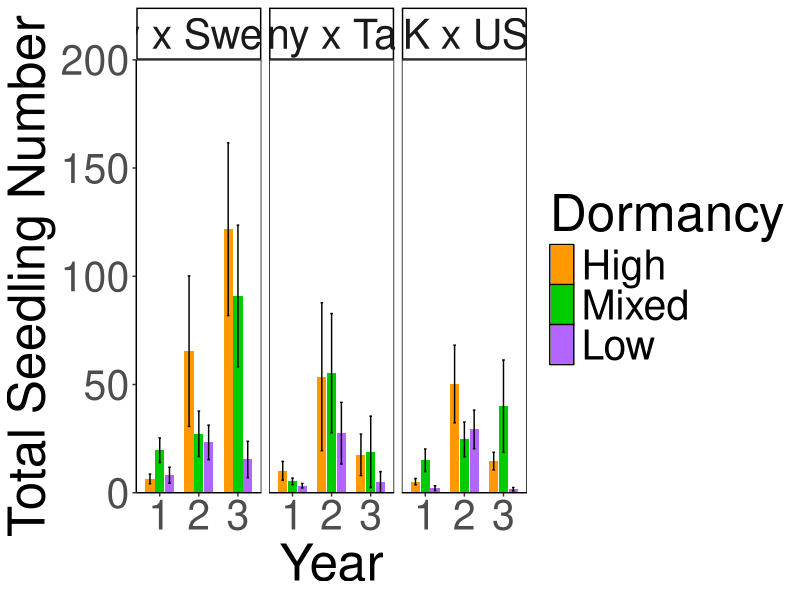
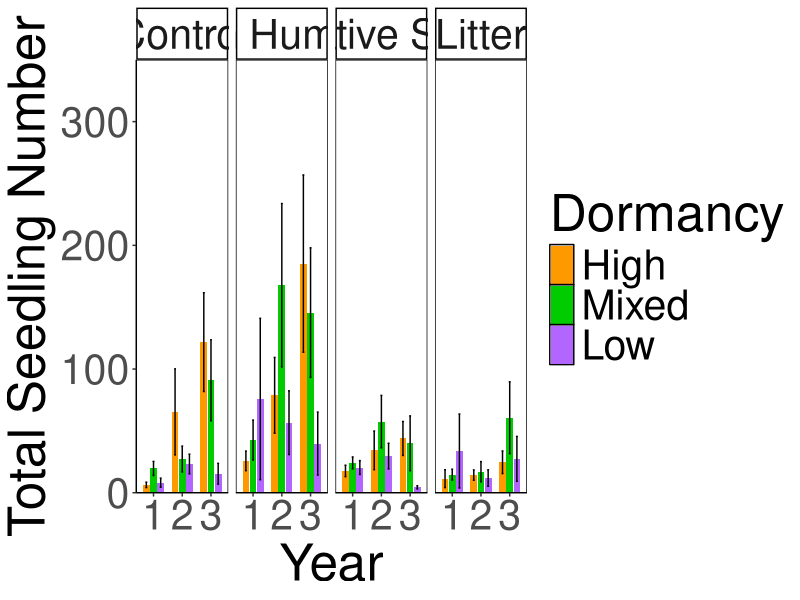
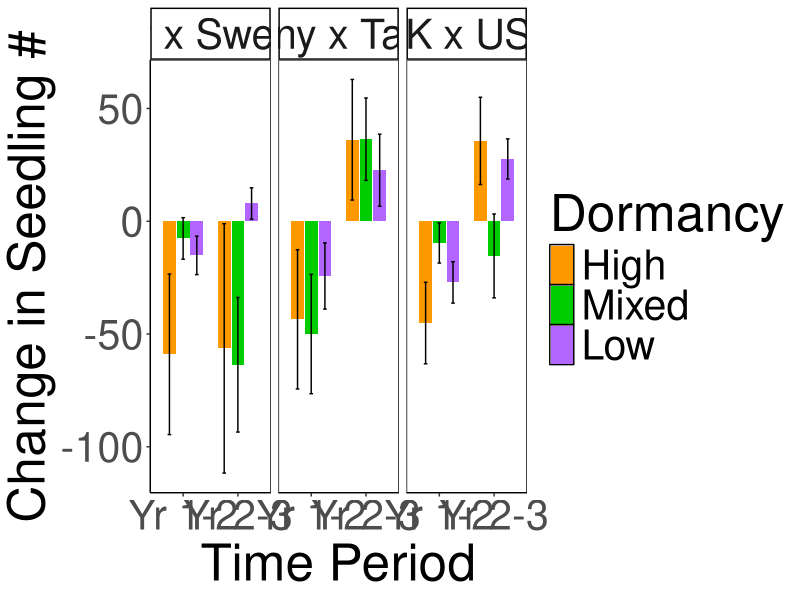
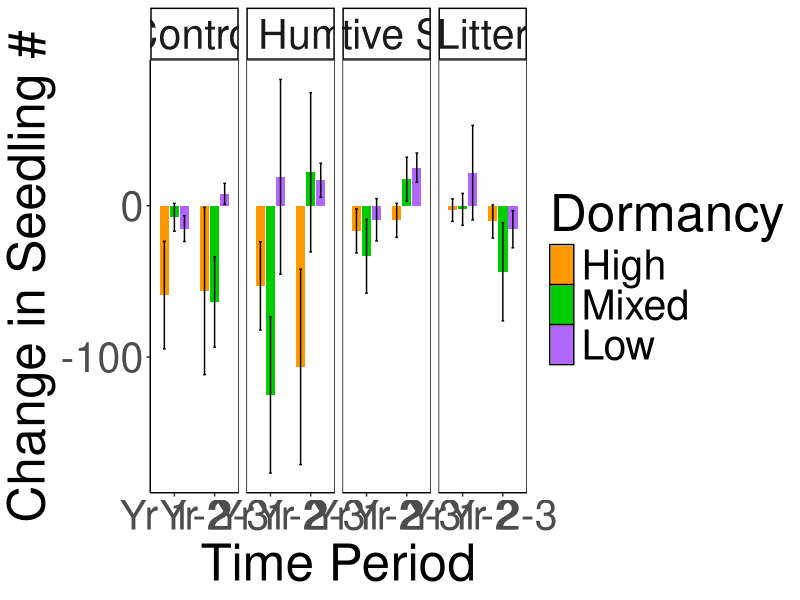
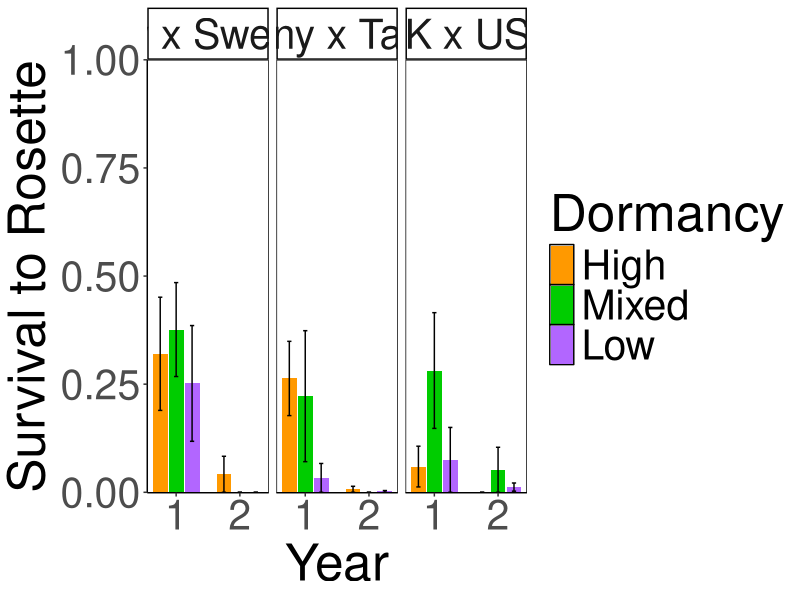
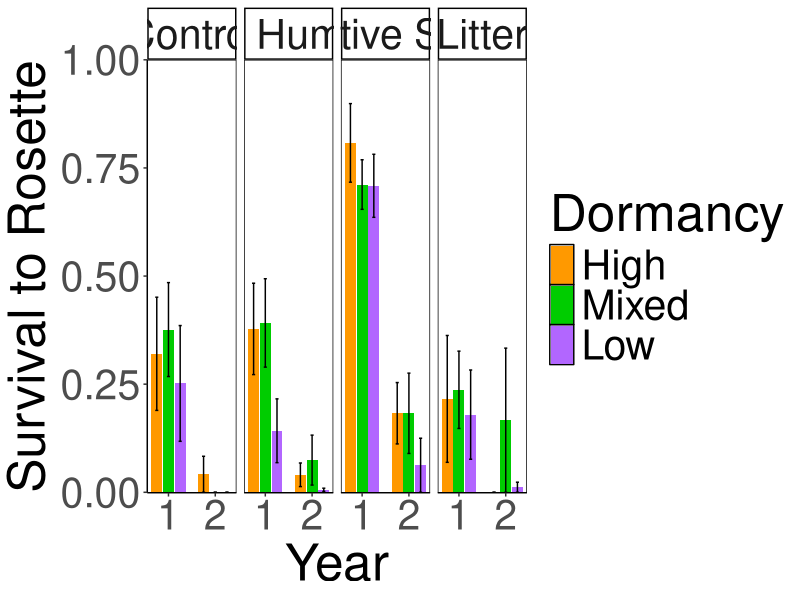
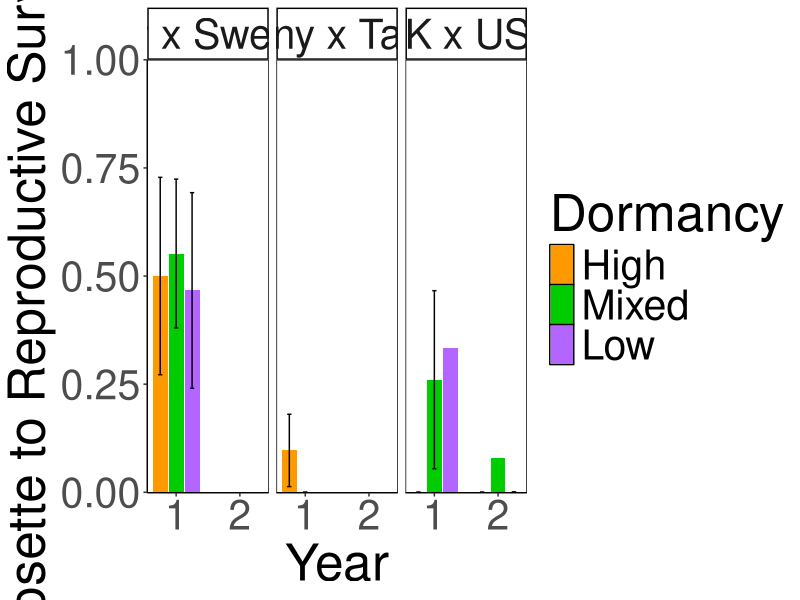
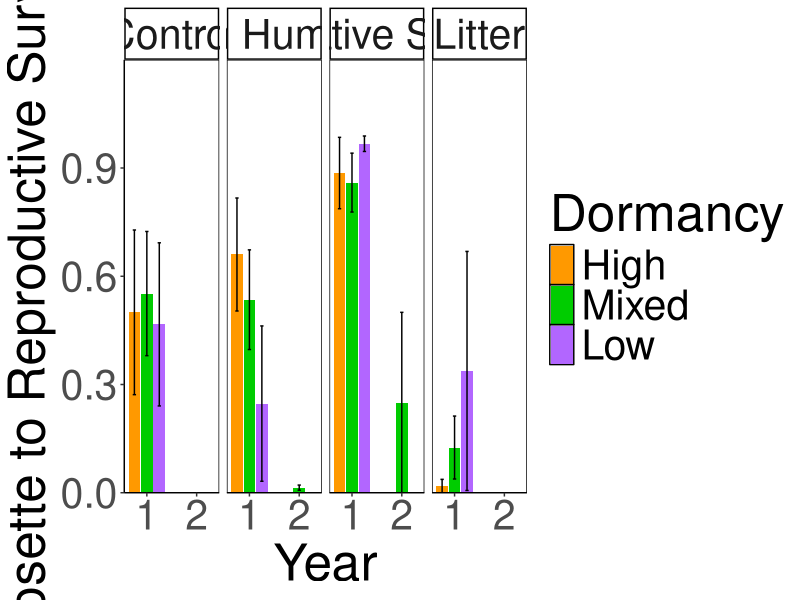

R code for these plots, in order:
## ---- chunk 1
knitr::opts_chunk$set(echo = TRUE)
## ---- chunk 2
library(tidyverse)

BQDNDPalette <- c("#FF9900","#00CC00","#B266FF", "#999999", "#F0E442", "#0072B2", "#D55E00", "#CC79A7")

RILS_order <- c("Italy x Sweden","Germany x Tajikistan","UK x USA")

Dorm_order <- c("High", "Mixed", "Low")

Envt_order <- c('Control','High Humidity','Native Soil','Litter')
## ---- chunk 3
allyearstotalsdls <- read_csv("../Processed.Data/TotalSeedlings.csv")
## ---- chunk 4
allyearstotalsdls_summary_CTRL <- allyearstotalsdls %>% 
  mutate(Dormancy=str_replace(Dormancy, "Non-Dormant", "Low")) %>% 
  mutate(Dormancy=str_replace(Dormancy, "Dormant", "High")) %>% 
  filter(Envt=="Control") %>% 
  group_by(Year, Dormancy, RILSet) %>% 
  filter(!is.na(Totalsdls)) %>% 
  summarize(meanSdls=mean(Totalsdls), SE=sd(Totalsdls)/sqrt(n()))

allyearstotalsdls_summary_CTRL$Dormancy <- factor(allyearstotalsdls_summary_CTRL$Dormancy, levels = Dorm_order)

allyearstotalsdls_summary_CTRL %>% 
  ggplot(aes(x=Year, y=meanSdls, group=Dormancy, fill=Dormancy)) +
  geom_col(width = 0.7,position = position_dodge(0.75)) +
  geom_errorbar(aes(ymin=meanSdls-SE,ymax=meanSdls+SE),
                width=.2, position = position_dodge(0.75)) +
  theme_classic() +
  xlab("Year") +
  ylab(paste0("Total Seedling Number")) +
  scale_fill_manual(values=BQDNDPalette) +
  theme(text=element_text(size=37),  panel.background = element_rect(fill = NA, color = "black")) +
  scale_y_continuous(expand = c(0, 0), limits = c(0, 200)) + 
  scale_x_discrete(limits=c("1", "2", "3")) +
  facet_grid(. ~factor(RILSet, level = RILS_order))
ggsave("../Figures/FigS9A_sdlnum_Ctrl.png", width=18, height=9, units="in")
## ---- chunk 5
allyearstotalsdls_summary_ENVT <- allyearstotalsdls %>% 
  mutate(Dormancy=str_replace(Dormancy, "Non-Dormant", "Low")) %>% 
  mutate(Dormancy=str_replace(Dormancy, "Dormant", "High")) %>% 
  filter(RILSet=="Italy x Sweden") %>% 
  group_by(Year, Dormancy, Envt) %>% 
  filter(!is.na(Totalsdls)) %>% 
  summarize(meanSdls=mean(Totalsdls), SE=sd(Totalsdls)/sqrt(n()))

allyearstotalsdls_summary_ENVT$Dormancy <- factor(allyearstotalsdls_summary_ENVT$Dormancy, levels = Dorm_order)
allyearstotalsdls_summary_ENVT$Envt <- factor(allyearstotalsdls_summary_ENVT$Envt, levels = Envt_order)

allyearstotalsdls_summary_ENVT %>% 
  ggplot(aes(x=Year, y=meanSdls, group=Dormancy, fill=Dormancy)) +
  geom_col(width = 0.7,position = position_dodge(0.75)) +
  geom_errorbar(aes(ymin=meanSdls-SE,ymax=meanSdls+SE),
                width=.2, position = position_dodge(0.75)) +
  theme_classic() +
  xlab("Year") +
  ylab(paste0("Total Seedling Number")) +
  scale_fill_manual(values=BQDNDPalette) +
  theme(text=element_text(size=37),  panel.background = element_rect(fill = NA, color = "black")) +
  scale_y_continuous(expand = c(0, 0), limits = c(0, 350)) + 
  scale_x_discrete(limits=c("1", "2", "3")) +
  facet_grid(. ~Envt)
ggsave("../Figures/Fig4A_sdlnum_ENVT.png", width=18, height=9, units="in")
## ---- chunk 6
sdls_flucts_long <- read_csv("../Processed.Data/SdlFlucts.csv")
## ---- chunk 7
sdls_flucts_summary_CTRL <- sdls_flucts_long %>% 
  mutate(Dormancy=str_replace(Dormancy, "Non-Dormant", "Low")) %>% 
  mutate(Dormancy=str_replace(Dormancy, "Dormant", "High")) %>% 
  filter(Envt=="Control") %>% 
  group_by(Timepoint, Dormancy, RILSet) %>% 
  filter(!is.na(Fluct)) %>% 
  summarise(meanSdls=mean(Fluct), SE=sd(Fluct)/sqrt(n()))

sdls_flucts_summary_CTRL$Dormancy <- factor(sdls_flucts_summary_CTRL$Dormancy, levels = Dorm_order)

sdls_flucts_summary_CTRL %>% 
  ggplot(aes(x=Timepoint, y=meanSdls, group=Dormancy, fill=Dormancy)) +
  geom_col(width = 0.7,position = position_dodge(0.75)) +
  geom_errorbar(aes(ymin=meanSdls-SE,ymax=meanSdls+SE),
                width=.2, position = position_dodge(0.75)) +
  theme_classic() +
  xlab("Time Period") +
  ylab(paste0("Change in Seedling #")) +
  scale_fill_manual(values=BQDNDPalette) +
  theme(text=element_text(size=37),  panel.background = element_rect(fill = NA, color = "black")) +
  facet_grid(. ~factor(RILSet, level = RILS_order))
ggsave("../Figures/FigS9E_sdlnumflucts_Ctrl.png", width=18, height=9, units="in")
## ---- chunk 8
sdls_flucts_summary_ENVT <- sdls_flucts_long %>% 
  mutate(Dormancy=str_replace(Dormancy, "Non-Dormant", "Low")) %>% 
  mutate(Dormancy=str_replace(Dormancy, "Dormant", "High")) %>% 
  filter(RILSet=="Italy x Sweden") %>% 
  group_by(Timepoint, Dormancy, Envt) %>% 
  filter(!is.na(Fluct)) %>% 
  summarise(meanSdls=mean(Fluct), SE=sd(Fluct)/sqrt(n()))

sdls_flucts_summary_ENVT$Dormancy <- factor(sdls_flucts_summary_ENVT$Dormancy, levels = Dorm_order)
sdls_flucts_summary_ENVT$Envt <- factor(sdls_flucts_summary_ENVT$Envt, levels = Envt_order)

sdls_flucts_summary_ENVT %>% 
  ggplot(aes(x=Timepoint, y=meanSdls, group=Dormancy, fill=Dormancy)) +
  geom_col(width = 0.7,position = position_dodge(0.75)) +
  geom_errorbar(aes(ymin=meanSdls-SE,ymax=meanSdls+SE),
                width=.2, position = position_dodge(0.75)) +
  theme_classic() +
  xlab("Time Period") +
  ylab(paste0("Change in Seedling #")) +
  scale_fill_manual(values=BQDNDPalette) +
  theme(text=element_text(size=37),  panel.background = element_rect(fill = NA, color = "black")) +
  facet_grid(. ~Envt)
ggsave("../Figures/Fig5_sdlnumflucts_ENVT.png", width=18, height=9, units="in")
## ---- chunk 9
totseasonalsdlssurv <- read_csv("../Processed.Data/TOTALSeasonalSeedlingEstablishment.csv")
## ---- chunk 10
totseasonalsdlssurv_summary_CTRL <- totseasonalsdlssurv %>% 
  mutate(Dormancy=str_replace(Dormancy, "Non-Dormant", "Low")) %>% 
  mutate(Dormancy=str_replace(Dormancy, "Dormant", "High")) %>% 
  filter(Envt=="Control") %>% 
  group_by(Season, Dormancy, RILSet) %>% 
  filter(!is.na(seasonalEst)) %>% 
  summarize(meanSurv=mean(seasonalEst), SE=sd(seasonalEst)/sqrt(n()))

totseasonalsdlssurv_summary_CTRL$Season <- factor(totseasonalsdlssurv_summary_CTRL$Season, levels = c('1_Summer','1_Autumn','2_Summer','2_Autumn'))
totseasonalsdlssurv_summary_CTRL$Dormancy <- factor(totseasonalsdlssurv_summary_CTRL$Dormancy, levels = Dorm_order)

seasonalsurv_ctrl_plot <- totseasonalsdlssurv_summary_CTRL %>% ggplot(aes(x=Season, y=meanSurv, group=Dormancy, fill=Dormancy)) +
  geom_col(width = 0.7,position = position_dodge(0.75)) +
  geom_errorbar(aes(ymin=meanSurv-SE,ymax=meanSurv+SE),width=.2, position = 
                  position_dodge(0.75)) +
  theme_classic() +
  xlab("Year_Season") +
  ylab(paste0("Proportion of Seedling Establishment")) +
  scale_fill_manual(values=BQDNDPalette) +
  theme(text=element_text(size=30), panel.background = element_rect(fill = NA, color = "black"), axis.text.x = element_text(angle = 45,  hjust = 1)) +
  scale_y_continuous(expand = expansion(mult = c(0, .1)), limits = c(-0.005, 1)) +
  facet_grid(factor(RILSet, level = RILS_order) ~.)
ggsave("../Figures/FigS9B_seasonalSdlEst_Ctrl.png", width=16, height=12, units="in")
## ---- chunk 11
totseasonalsdlssurv_summary_IS <- totseasonalsdlssurv %>% 
  mutate(Dormancy=str_replace(Dormancy, "Non-Dormant", "Low")) %>% 
  mutate(Dormancy=str_replace(Dormancy, "Dormant", "High")) %>% 
  filter(RILSet=="Italy x Sweden") %>% 
  group_by(Season, Dormancy, Envt) %>% 
  filter(!is.na(seasonalEst)) %>% 
  summarize(meanSurv=mean(seasonalEst), SE=sd(seasonalEst)/sqrt(n()))

totseasonalsdlssurv_summary_IS$Envt <- factor(totseasonalsdlssurv_summary_IS$Envt, levels = Envt_order)
totseasonalsdlssurv_summary_IS$Season <- factor(totseasonalsdlssurv_summary_IS$Season, levels = c('1_Summer','1_Autumn','2_Summer','2_Autumn'))
totseasonalsdlssurv_summary_IS$Dormancy <- factor(totseasonalsdlssurv_summary_IS$Dormancy, levels = Dorm_order)

seasonalsurv_IS_plot <- totseasonalsdlssurv_summary_IS %>% 
  ggplot(aes(x=Season, y=meanSurv, group=Dormancy, fill=Dormancy)) +
  geom_col(width = 0.7,position = position_dodge(0.75)) +
  geom_errorbar(aes(ymin=meanSurv-SE,ymax=meanSurv+SE),width=.2, position = position_dodge(0.75)) +
  theme_classic() +
  xlab("Year_Season") +
  ylab(paste0("Proportion of Seedling Establishment")) +
  scale_fill_manual(values=BQDNDPalette) +
  theme(text=element_text(size=30), panel.background = element_rect(fill = NA, color = "black"), axis.text.x = element_text(angle = 45,  hjust = 1)) +
  scale_y_continuous(expand = expansion(mult = c(0, .1)), limits = c(-0.005, 1)) +
  facet_grid(Envt ~.)
ggsave("../Figures/Fig4B_seasonalSdlEst_Envt.png", width=16, height=12, units="in")
## ---- chunk 12
sdltorosettesurv_calc <- read_csv("../Processed.Data/SurvtoRose.csv")
## ---- chunk 13
survtorose_1_CTRL_summary <- sdltorosettesurv_calc %>% 
  mutate(Dormancy=str_replace(Dormancy, "Non-Dormant", "Low")) %>% 
  mutate(Dormancy=str_replace(Dormancy, "Dormant", "High")) %>% 
  filter(Envt=="Control") %>% 
  filter(Year != 3)%>%
  group_by(Year, Dormancy, RILSet) %>% 
  filter(!is.na(SurvtoRose)) %>% 
  summarize(meanSurv=mean(SurvtoRose), SE=sd(SurvtoRose)/sqrt(n()))

survtorose_1_CTRL_summary$Dormancy <- factor(survtorose_1_CTRL_summary$Dormancy, levels = Dorm_order)

survtorose_1_CTRL_summary %>% 
    ggplot(aes(x=Year, y=meanSurv, group=Dormancy, fill=Dormancy)) +
    geom_col(width = 0.7,position = position_dodge(0.75)) +
     geom_errorbar(aes(ymin=meanSurv-SE,ymax=meanSurv+SE),width=.2, position = 
                    position_dodge(0.75)) +
    theme_classic() +
    xlab("Year") +
    ylab("Survival to Rosette") +
    scale_fill_manual(values=BQDNDPalette) +
    theme(text=element_text(size=37), panel.background = element_rect(fill = NA, color = "black")) +
    scale_y_continuous(expand = expansion(mult = c(0, 0)), limits = c(-0.001, 1)) +
    scale_x_continuous(breaks = seq(1, 3, by = 1)) +
    facet_grid(. ~factor(RILSet, level = RILS_order))
ggsave("../Figures/FigS9C_SurvtoRose_Ctrl.png", width=18, height=9, units="in")
## ---- chunk 14
survtorose_1_IS_summary <- sdltorosettesurv_calc %>% 
  mutate(Dormancy=str_replace(Dormancy, "Non-Dormant", "Low")) %>% 
  mutate(Dormancy=str_replace(Dormancy, "Dormant", "High")) %>% 
  filter(RILSet=="Italy x Sweden") %>% 
  filter(Year != 3)%>%
  group_by(Year, Dormancy, Envt) %>% 
  filter(!is.na(SurvtoRose)) %>% 
  summarize(meanSurv=mean(SurvtoRose), SE=sd(SurvtoRose)/sqrt(n()))

survtorose_1_IS_summary$Dormancy <- factor(survtorose_1_IS_summary$Dormancy, levels = Dorm_order)
survtorose_1_IS_summary$Envt <- factor(survtorose_1_IS_summary$Envt, levels = Envt_order)

survtorose_1_IS_summary %>% 
    ggplot(aes(x=Year, y=meanSurv, group=Dormancy, fill=Dormancy)) +
    geom_col(width = 0.7,position = position_dodge(0.75)) +
     geom_errorbar(aes(ymin=meanSurv-SE,ymax=meanSurv+SE),width=.2, position = 
                    position_dodge(0.75)) +
    theme_classic() +
    xlab("Year") +
    ylab("Survival to Rosette") +
    scale_fill_manual(values=BQDNDPalette) +
    theme(text=element_text(size=37), panel.background = element_rect(fill = NA, color = "black")) +
    scale_y_continuous(expand = expansion(mult = c(0, 0)), limits = c(-0.001, 1)) +
    scale_x_continuous(breaks = seq(1, 3, by = 1)) +
    facet_grid(. ~Envt)
ggsave("../Figures/Fig4C_SurvtoRose_ENVT.png", width=18, height=9, units="in")
## ---- chunk 15
survtoFRMD_circle_calc <- read_csv("../Processed.Data/RoseSurvtoFRMD.csv")
## ---- chunk 16
df_frmd_ctrl <- tibble(Year=c(2,2), Dormancy=c("High", "Low"), RILSet=c("UK x USA", "UK x USA"), meanSurv=0, SE=0)

survtoFRMD_CTRL_summary <- survtoFRMD_circle_calc %>% 
  mutate(Dormancy=str_replace(Dormancy, "Non-Dormant", "Low")) %>% 
  mutate(Dormancy=str_replace(Dormancy, "Dormant", "High")) %>% 
  filter(Envt=="Control") %>% 
  group_by(Year, Dormancy, RILSet) %>% 
  filter(!is.na(RoseSurv)) %>% 
  summarize(meanSurv=mean(RoseSurv), SE=sd(RoseSurv)/sqrt(n())) %>% 
  bind_rows(df_frmd_ctrl)

survtoFRMD_CTRL_summary$Dormancy <- factor(survtoFRMD_CTRL_summary$Dormancy, levels = Dorm_order)

survtoFRMD_CTRL_summary %>% 
    ggplot(aes(x=Year, y=meanSurv, group=Dormancy, fill=Dormancy)) +
    geom_col(width = 0.7,position = position_dodge(0.75)) +
     geom_errorbar(aes(ymin=meanSurv-SE,ymax=meanSurv+SE),width=.2, position = 
                    position_dodge(0.75)) +
    theme_classic() +
    xlab("Year") +
    ylab("Rosette to Reproductive Survival") +
    scale_fill_manual(values=BQDNDPalette) +
    scale_x_continuous(breaks = seq(1, 3, by = 1)) +
   theme(text=element_text(size=37), panel.background = element_rect(fill = NA, color = "black")) +
  scale_y_continuous(expand = expansion(mult = c(0.001,0)), limits = c(0, 1)) +
   facet_grid(. ~factor(RILSet, level = RILS_order))
ggsave("../Figures/FigS9D_SurvtoFRMD_CTRL.png", width=18, height=9, units="in")
## ---- chunk 17
survtoFRMD_ENVT_summary <- survtoFRMD_circle_calc %>% 
  mutate(Dormancy=str_replace(Dormancy, "Non-Dormant", "Low")) %>% 
  mutate(Dormancy=str_replace(Dormancy, "Dormant", "High")) %>% 
  filter(RILSet=="Italy x Sweden") %>% 
  group_by(Year, Dormancy, Envt) %>% 
  filter(!is.na(RoseSurv)) %>% 
  summarize(meanSurv=mean(RoseSurv), SE=sd(RoseSurv)/sqrt(n()))

survtoFRMD_ENVT_summary$Dormancy <- factor(survtoFRMD_ENVT_summary$Dormancy, levels = Dorm_order)
survtoFRMD_ENVT_summary$Envt <- factor(survtoFRMD_ENVT_summary$Envt, levels = Envt_order)

survtoFRMD_ENVT_summary %>% 
  ggplot(aes(x=Year, y=meanSurv, group=Dormancy, fill=Dormancy)) +
  geom_col(width = 0.7,position = position_dodge(0.75)) +
  geom_errorbar(aes(ymin=meanSurv-SE,ymax=meanSurv+SE),
                width=.2, position = position_dodge(0.75)) +
  theme_classic() +
  xlab("Year") +
  ylab("Rosette to Reproductive Survival") +
  scale_fill_manual(values=BQDNDPalette) +
  scale_x_continuous(breaks = seq(1, 3, by = 1)) +
  theme(text=element_text(size=37), panel.background = element_rect(fill = NA, color = "black")) +
  scale_y_continuous(expand = expansion(mult = c(0, .2)), limits = c(0, 1)) +
  facet_grid(. ~Envt)
ggsave("../Figures/Fig4D_SurvtoFRMD_ENVT.png", width=18, height=9, units="in")
